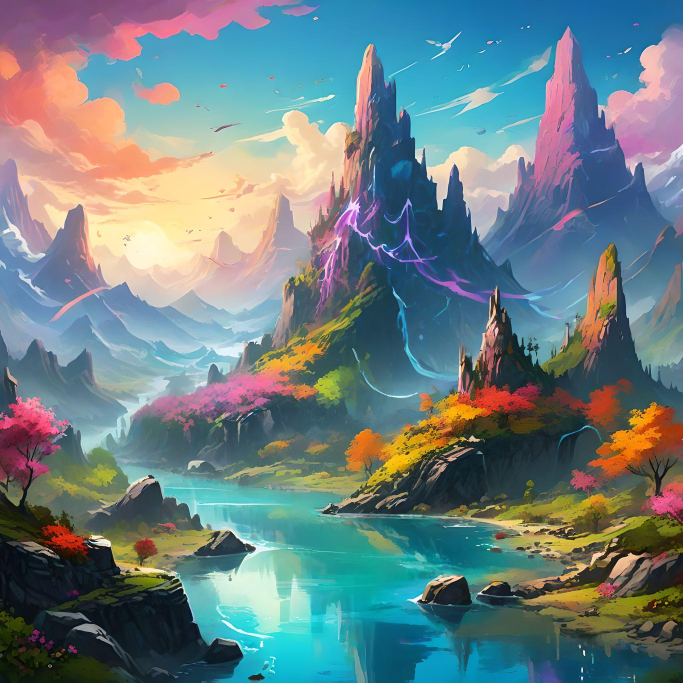
#> input picture scenery.jpg, 2048 x 2048 px, found by its file name (shown at 1/3 size)
$ python color_detection1.py
#> lines starting #> are read from the running program, lines starting #| are printed output that depends on the picture
import cv2
import numpy as np
import pandas as pd
import argparse
import os

# Argument parser to allow image path as a command-line argument
ap = argparse.ArgumentParser()
args = vars(ap.parse_args())
img_path = "D:/Color_detection/scenery.jpg"

# Check if the provided image path exists
if not os.path.exists(img_path):
    raise FileNotFoundError(f"Image file not found at {img_path}")

# Load the image using OpenCV
img = cv2.imread(img_path)
#> img is the input picture: shape (2048, 2048, 3); mean B, G, R 131, 128, 108.7

# Resize image if it's too large
scale_percent = 40  # Resize to 60% of original size
if img.shape[0] > 800 or img.shape[1] > 1200:  # If height or width is too large
    width = int(img.shape[1] * scale_percent / 100)
#> width = 819
    height = int(img.shape[0] * scale_percent / 100)
#> height = 819
    img = cv2.resize(img, (width, height))
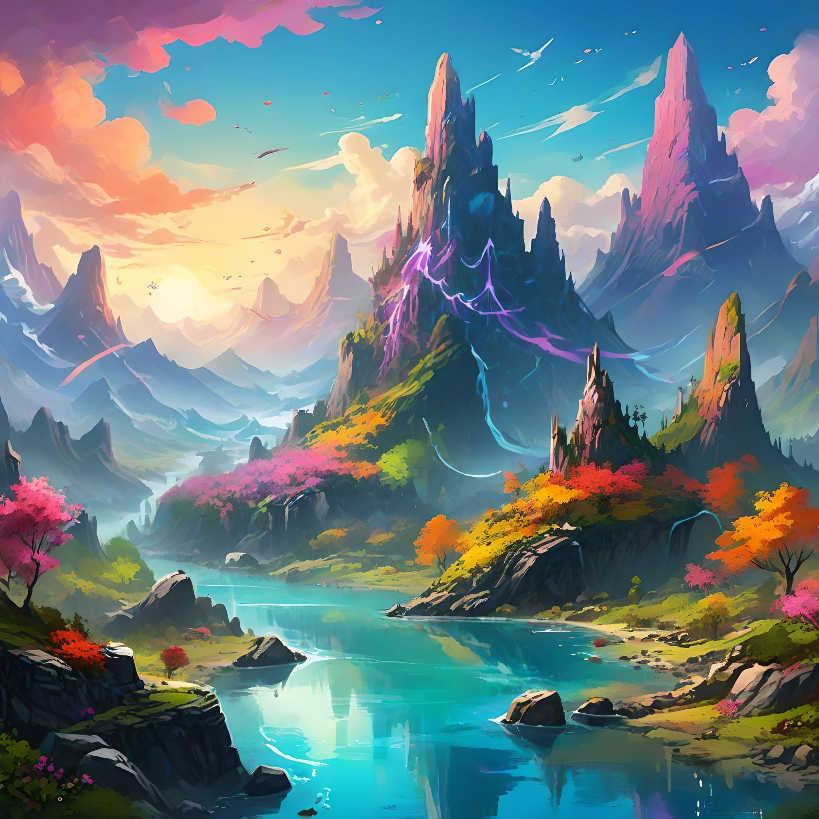
#> img: shape (819, 819, 3); mean B, G, R 130.9, 127.9, 108.6

# Declare global variables
clicked = False
r = g = b = xpos = ypos = 0

# Load colors CSV file
index = ["color", "color_name", "hex", "R", "G", "B"]
csv = pd.read_csv('D:/Color_detection/colors.csv', names=index, header=None)
#> (reads colors.csv from the repository)

# To store color history
color_history = []

# Function to calculate closest color
def getColorName(R, G, B):
    minimum = 10000
    for i in range(len(csv)):
        d = abs(R - int(csv.loc[i, "R"])) + abs(G - int(csv.loc[i, "G"])) + abs(B - int(csv.loc[i, "B"]))
        if d <= minimum:
            minimum = d
            cname = csv.loc[i, "color_name"]
    hex_color = csv.loc[csv['color_name'] == cname, 'hex'].values[0]
    return cname, hex_color

# Function to handle double-click event
def draw_function(event, x, y, flags, param):
    if event == cv2.EVENT_LBUTTONDBLCLK:
        global b, g, r, xpos, ypos, clicked
        clicked = True
        xpos = x
        ypos = y
        b, g, r = img[y, x]
        b = int(b)
        g = int(g)
        r = int(r)

        # Add color to history
        color_name, hex_color = getColorName(r, g, b)
        color_history.append((color_name, hex_color, r, g, b))

# Setup OpenCV window
cv2.namedWindow('image')
cv2.setMouseCallback('image', draw_function)

# Display color history in a separate window
def show_color_history():
    history_img = np.zeros((200, 300, 3), dtype=np.uint8)
    y_offset = 10
    for color in color_history[-5:]:  # Display last 5 colors
        color_name, hex_color, r, g, b = color
        cv2.rectangle(history_img, (10, y_offset), (290, y_offset + 30), (b, g, r), -1)
        cv2.putText(history_img, f"{color_name} Hex={hex_color} R={r} G={g} B={b}", (15, y_offset + 20), 1, 0.7, (255, 255, 255), 1)
        y_offset += 40
    cv2.imshow("Color History", history_img)

# Save color history to CSV file
def save_color_history():
    df = pd.DataFrame(color_history, columns=["Color Name", "Hex", "R", "G", "B"])
    df.to_csv("color_history.csv", index=False)
    print("Color history saved to color_history.csv")

while True:
    cv2.imshow("image", img)
    show_color_history()
    if clicked:
        # Display rectangle with color name and RGB values
        cv2.rectangle(img, (20, 20), (750, 60), (b, g, r), -1)
        color_name, hex_color = getColorName(r, g, b)
        text = f"{color_name} Hex={hex_color} R={r} G={g} B={b}"

        # Show text in white or black based on brightness
        text_color = (255, 255, 255) if (r + g + b < 600) else (0, 0, 0)
        cv2.putText(img, text, (50, 50), 2, 0.8, text_color, 2, cv2.LINE_AA)

        clicked = False

    # Press 's' to save color history, 'esc' to exit
    key = cv2.waitKey(20)
#> (key Esc is pressed here)
    if key == 27:  # Esc key
        break
    elif key == ord('s'):
        save_color_history()
cv2.destroyAllWindows()
